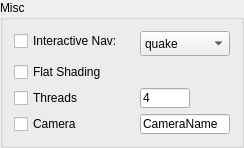
       <widget class="QGroupBox" name="groupBox_6">
        <property name="geometry">
         <rect>
          <x>740</x>
          <y>10</y>
          <width>231</width>
          <height>121</height>
         </rect>
        </property>
        <property name="sizePolicy">
         <sizepolicy hsizetype="Preferred" vsizetype="Fixed">
          <horstretch>0</horstretch>
          <verstretch>0</verstretch>
         </sizepolicy>
        </property>
        <property name="maximumSize">
         <size>
          <width>16777215</width>
          <height>16777215</height>
         </size>
        </property>
        <property name="title">
         <string>Misc</string>
        </property>
        <layout class="QFormLayout" name="formLayout_3">
         <property name="fieldGrowthPolicy">
          <enum>QFormLayout::AllNonFixedFieldsGrow</enum>
         </property>
         <property name="labelAlignment">
          <set>Qt::AlignLeading|Qt::AlignLeft|Qt::AlignVCenter</set>
         </property>
         <property name="formAlignment">
          <set>Qt::AlignLeading|Qt::AlignLeft|Qt::AlignTop</set>
         </property>
         <item row="0" column="0">
          <widget class="QCheckBox" name="mainTabMiscInteractiveNavCheckBox">
           <property name="minimumSize">
            <size>
             <width>120</width>
             <height>0</height>
            </size>
           </property>
           <property name="statusTip">
            <string>Enables interactive mouse navigation.</string>
           </property>
           <property name="text">
            <string>Interactive Nav:</string>
           </property>
           <property name="tristate">
            <bool>false</bool>
           </property>
          </widget>
         </item>
         <item row="0" column="1">
          <widget class="QComboBox" name="mainTabMiscInteractiveNavComboBox">
           <property name="minimumSize">
            <size>
             <width>90</width>
             <height>25</height>
            </size>
           </property>
           <property name="maximumSize">
            <size>
             <width>90</width>
             <height>16777215</height>
            </size>
           </property>
           <property name="frame">
            <bool>true</bool>
           </property>
           <item>
            <property name="text">
             <string>quake</string>
            </property>
           </item>
           <item>
            <property name="text">
             <string>maya</string>
            </property>
           </item>
          </widget>
         </item>
         <item row="1" column="0">
          <widget class="QCheckBox" name="mainTabMiscFlatShadingCheckBox">
           <property name="statusTip">
            <string>Enables flat shading.</string>
           </property>
           <property name="text">
            <string>Flat Shading</string>
           </property>
          </widget>
         </item>
         <item row="2" column="0">
          <widget class="QCheckBox" name="mainTabMiscThreadsCheckBox">
           <property name="statusTip">
            <string>Limits how many threads are used.</string>
           </property>
           <property name="text">
            <string>Threads</string>
           </property>
          </widget>
         </item>
         <item row="2" column="1">
          <widget class="QLineEdit" name="mainTabMiscThreadsLineEdit">
           <property name="minimumSize">
            <size>
             <width>30</width>
             <height>20</height>
            </size>
           </property>
           <property name="maximumSize">
            <size>
             <width>50</width>
             <height>20</height>
            </size>
           </property>
           <property name="text">
            <string>4</string>
           </property>
          </widget>
         </item>
         <item row="3" column="0">
          <widget class="QCheckBox" name="mainTabMiscCameraCheckBox">
           <property name="statusTip">
            <string>Allows switching of pre-defined cameras. These need to be included in one of the .ass files.</string>
           </property>
           <property name="text">
            <string>Camera</string>
           </property>
          </widget>
         </item>
         <item row="3" column="1">
          <widget class="QLineEdit" name="mainTabMiscCameraLineEdit">
           <property name="minimumSize">
            <size>
             <width>90</width>
             <height>20</height>
            </size>
           </property>
           <property name="maximumSize">
            <size>
             <width>100</width>
             <height>20</height>
            </size>
           </property>
           <property name="text">
            <string>CameraName</string>
           </property>
          </widget>
         </item>
        </layout>
       </widget>
